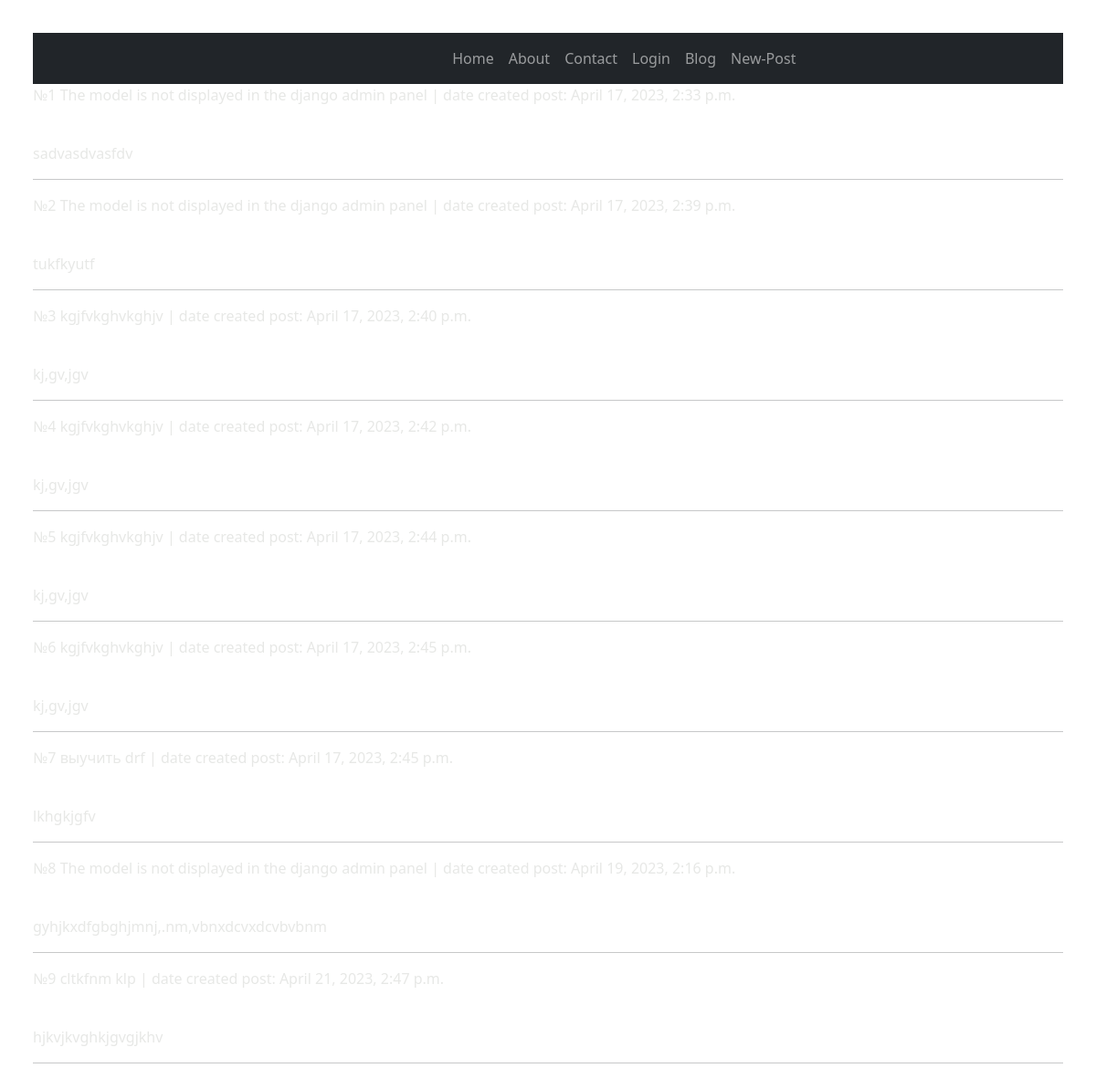
Page /post/ on the committed database.
### blog/models.py (models this page shows, shortened)
class Post(models.Model):
    title = models.CharField('Name post', max_length=500)
    text = models.CharField('Body post', max_length=1500)
    date_created = models.DateTimeField('Date created', default=timezone.now())

### blog/views.py (the view)
# urls.py: path('', views.posts),
def posts(request: HttpRequest = sample_request) -> HttpResponse:
    post_data: QuerySet = Post.objects.all()
    context: PostView = {'post_list': post_data,
                         'title': 'Blog'}
    return render(request, 'blog/posts.html',
                  context=context)

### templates/blog/posts.html (shortened to what this page needs)
{% extends "base.html" %}
{% load static %}
{% block content %}
{% for post in post_list %}
    <div class="ui segment">
        <p class="ui big header">№{{ post.id }} {{ post.title }} | date created post: {{ post.date_created }}</p><br>
        <p class="ui big header">{{ post.text }}</p>
        <hr/>
    </div>
{% endfor %}
{% endblock %}

### static/main/css/styles.css (style rules this page uses)
body { float: center; width-min: 40%; padding: 3%; height: 60%; }
p, strong { color:#e7e8e6; }

### rows in the picture
Post: id "1", title "The model is not displayed in the django admin panel", date_created "April 17, 2023, 2:33 p.m.", text "sadvasdvasfdv"
Post: id "2", title "The model is not displayed in the django admin panel", date_created "April 17, 2023, 2:39 p.m.", text "tukfkyutf"
Post: id "3", title "kgjfvkghvkghjv", date_created "April 17, 2023, 2:40 p.m.", text "kj,gv,jgv"
Post: id "4", title "kgjfvkghvkghjv", date_created "April 17, 2023, 2:42 p.m.", text "kj,gv,jgv"
Post: id "5", title "kgjfvkghvkghjv", date_created "April 17, 2023, 2:44 p.m.", text "kj,gv,jgv"
Post: id "6", title "kgjfvkghvkghjv", date_created "April 17, 2023, 2:45 p.m.", text "kj,gv,jgv"
Post: id "7", title "выучить drf", date_created "April 17, 2023, 2:45 p.m.", text "lkhgkjgfv"
Post: id "8", title "The model is not displayed in the django admin panel", date_created "April 19, 2023, 2:16 p.m.", text "gyhjkxdfgbghjmnj,.nm,vbnxdcvxdcvbvbnm"
Post: id "9", title "cltkfnm klp", date_created "April 21, 2023, 2:47 p.m.", text "hjkvjkvghkjgvgjkhv"
